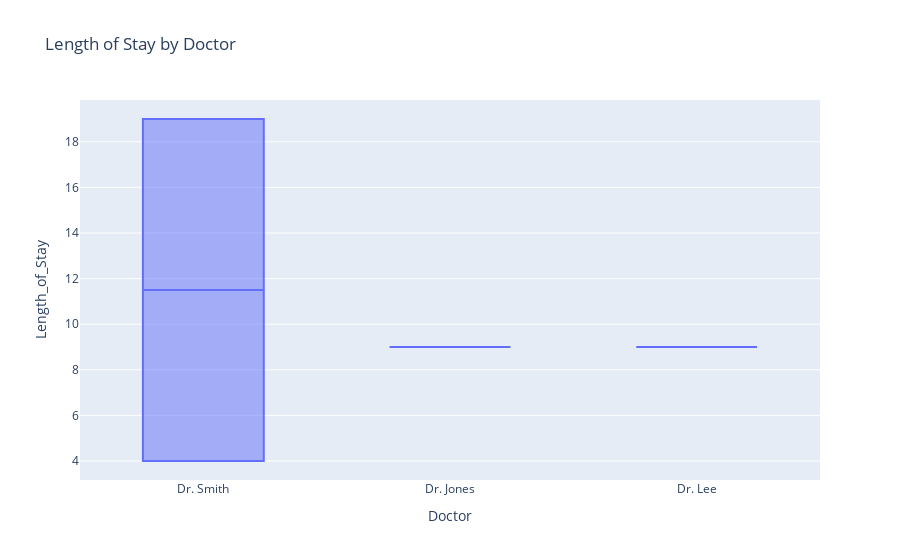

Notebook code for this chart:
### Code cell
import pandas as pd
import matplotlib.pyplot as plt
import plotly.express as px
import plotly.graph_objects as go 

data = {
    'Patient_ID': [1, 2, 3, 4],
    'Admit_Date': ['2023-01-01', '2023-02-01', '2023-03-01', '2023-04-01'],
    'Discharge_Date': ['2023-01-05', '2023-02-10', '2023-03-20', '2023-04-10'],
    'Diagnosis': ['Flu', 'Covid-19', 'Flu', 'Covid-19'],
    'Bed_Occupancy': [1, 1, 1, 1],
    'Test': ['Blood', 'X-Ray', 'MRI', 'CT-Scan'],
    'Doctor': ['Dr. Smith', 'Dr. Jones', 'Dr. Smith', 'Dr. Lee'],
    'Followup_Date': ['2023-01-10', '2023-02-20', '2023-03-30', '2023-04-20'],
    'Feedback': [8, 9, 7, 8],
    'Billing Amount': [500, 1500, 2000, 2500],
    'Health Insurance Amount': [300, 1200, 0, 2000]
}
df = pd.DataFrame(data)

# Ensure date columns are in datetime format
df['Admit_Date'] = pd.to_datetime(df['Admit_Date'])
df['Discharge_Date'] = pd.to_datetime(df['Discharge_Date'])
df['Followup_Date'] = pd.to_datetime(df['Followup_Date'])

# Calculate Length of Stay
df['Length_of_Stay'] = (df['Discharge_Date'] - df['Admit_Date']).dt.days

# 1. Average length of stay for patients(Box Plot)
plt.figure(figsize=(10, 6))
df.boxplot(column='Length_of_Stay', by='Doctor')
plt.title('Length of Stay by Doctor')
plt.suptitle('')
plt.xlabel('Doctor')
plt.ylabel('Length of Stay (days)')
plt.show()

# Plotly Box Plot
fig1 = px.box(df, x='Doctor', y='Length_of_Stay', title='Length of Stay by Doctor')
fig1.show()

### Figure 1 — Plotly figure (JSON) as saved in the notebook; plotly's stock layout.template omitted (floating-point values rounded to 4 significant figures)
{"data": [{"alignmentgroup": "True", "hovertemplate": "Doctor=%{x}<br>Length_of_Stay=%{y}<extra></extra>", "legendgroup": "", "marker": {"color": "#636efa"}, "name": "", "notched": false, "offsetgroup": "", "orientation": "v", "showlegend": false, "type": "box", "x": ["Dr. Smith", "Dr. Jones", "Dr. Smith", "Dr. Lee"], "x0": " ", "xaxis": "x", "y": [4, 9, 19, 9], "y0": " ", "yaxis": "y"}], "layout": {"autosize": true, "boxmode": "group", "legend": {"tracegroupgap": 0}, "title": {"text": "Length of Stay by Doctor"}, "xaxis": {"anchor": "y", "autorange": true, "domain": [0, 1], "range": [-0.5, 2.5], "title": {"text": "Doctor"}, "type": "category"}, "yaxis": {"anchor": "x", "autorange": true, "domain": [0, 1], "range": [3.167, 19.83], "title": {"text": "Length_of_Stay"}, "type": "linear"}}}
